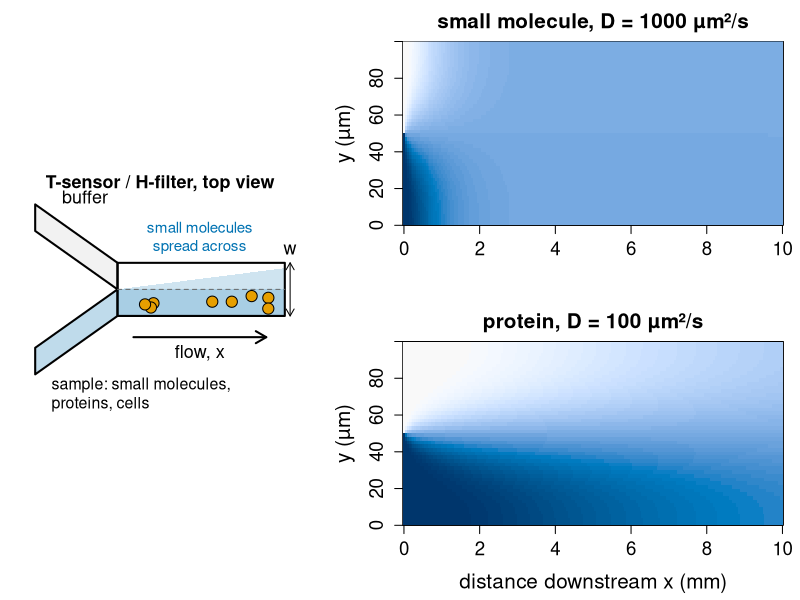
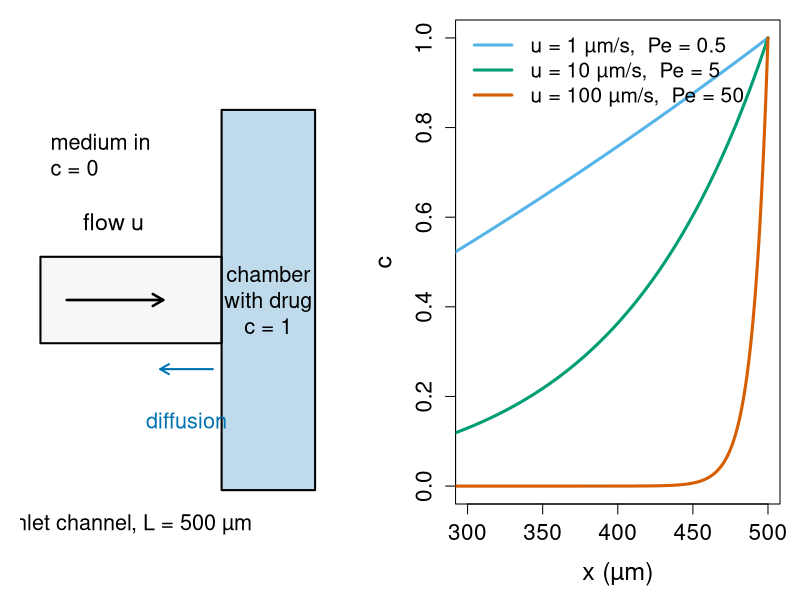
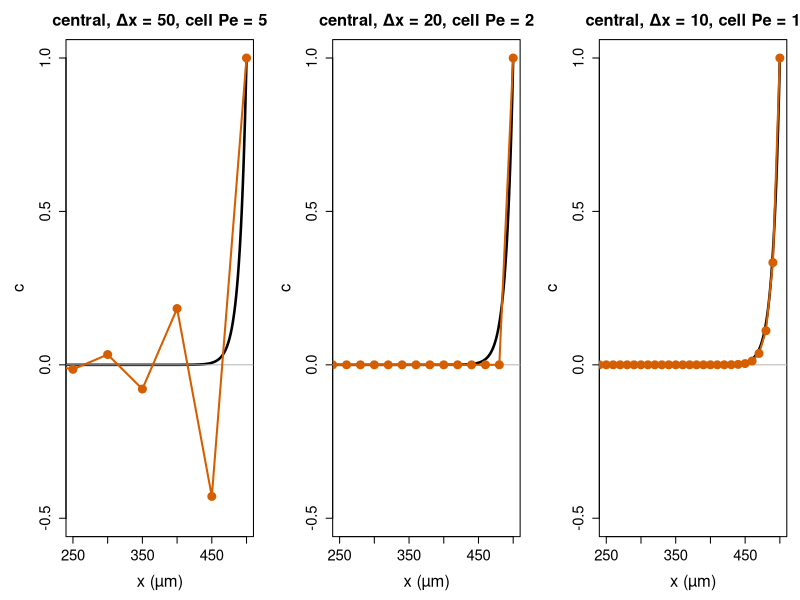
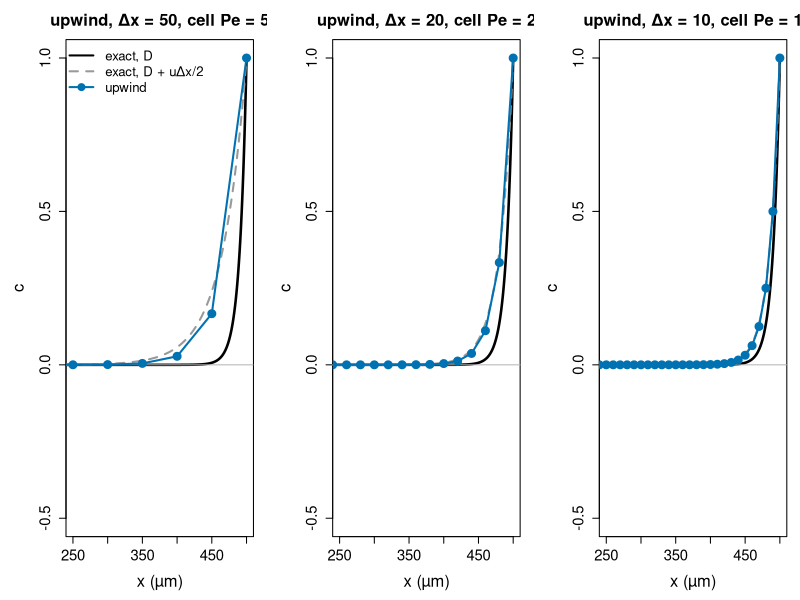
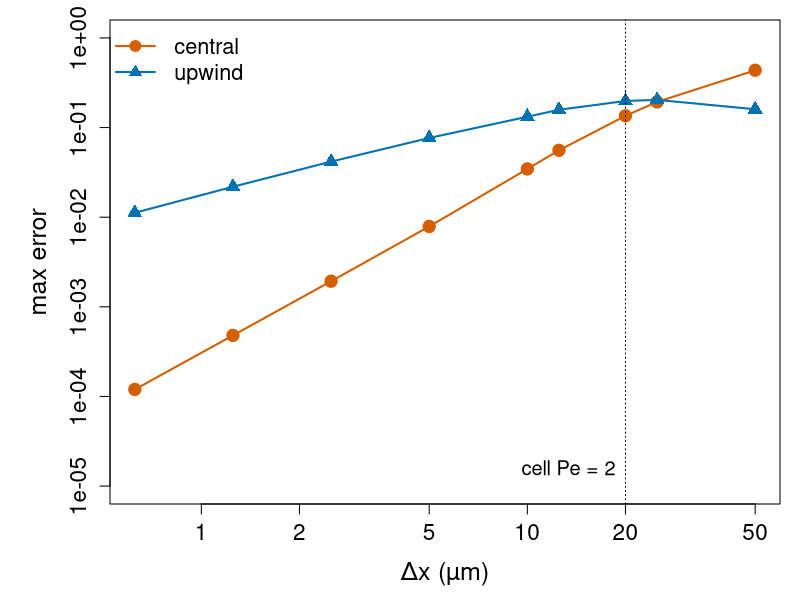
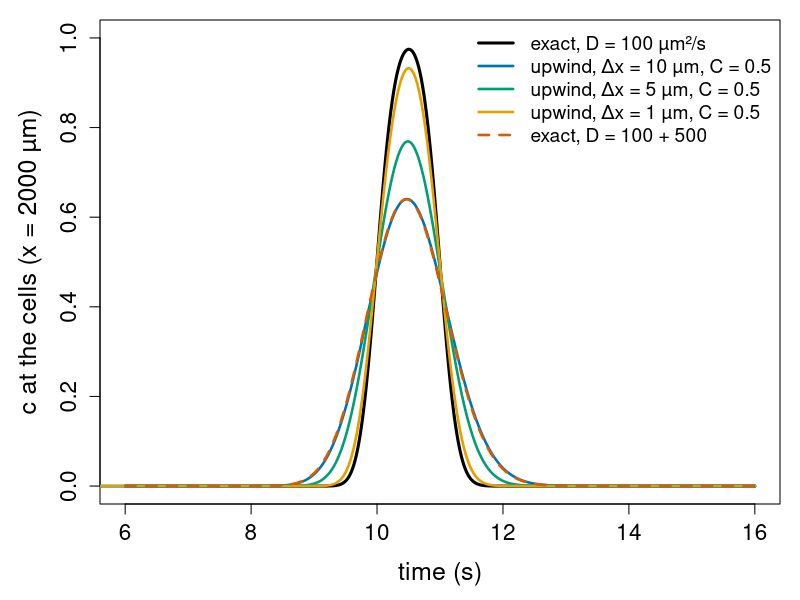
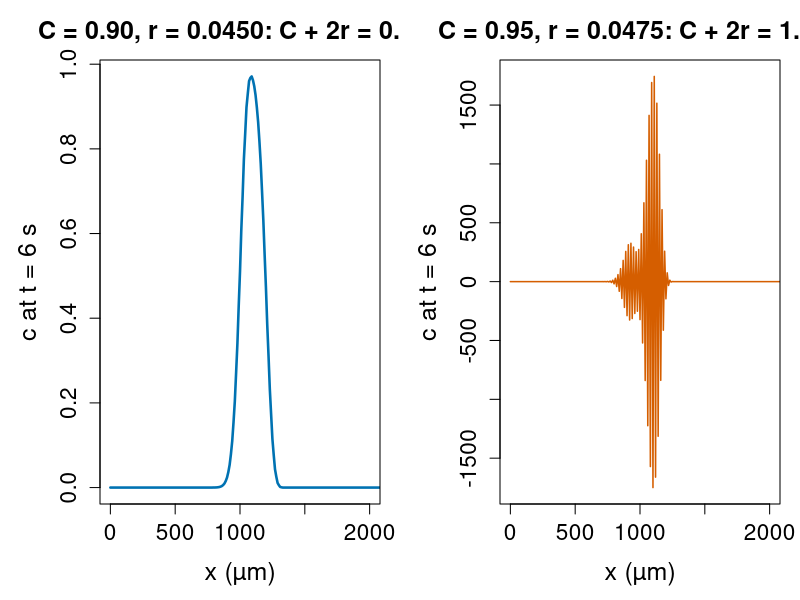
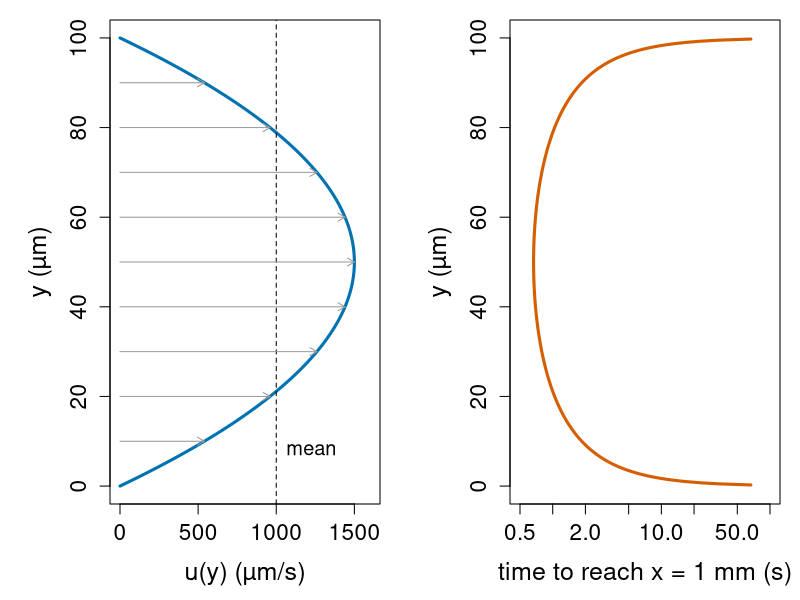

The R source for these figures, in order:
# Figures for the advection-diffusion/ unit ("Flow plus diffusion").
#
# Re-run by hand from this folder (it is NOT run by `quarto render`):
#   cd advection-diffusion && Rscript make-advection-diffusion-figs.R
#
# Base R graphics only (grDevices::svg). Colours are Okabe-Ito (colour-blind
# safe). Takes about half a minute. Units: um and s throughout.
#
# Running examples (all parameters are our own round numbers, typical for
# microfluidics; all "data" are synthetic):
#   * 1D test problem: an inlet channel of length L = 500 um, flow u = 100 um/s
#     towards a culture chamber that holds a drug (c = 1 at x = L), clean medium
#     upstream (c = 0 at x = 0), D = 1000 um^2/s. Pe = 50.
#   * a 1 s pulse of a protein stimulus (D = 100 um^2/s) carried at u = 200 um/s
#     to cells 2 mm downstream.
#   * T-sensor / H-filter: width w = 100 um, mean speed 1000 um/s, Poiseuille
#     profile across the width, two streams side by side.
#   * Christmas-tree gradient generator: 2 (or 3) inlets, n -> n + 1 streams per
#     stage, 8 outlet streams of 50 um in a 400 um channel, D = 100, mean 200 um/s.
# Makes:
#   fig01-tsensor.svg      T-sensor schematic and the computed concentration
#                          fields of a small molecule and a protein
#   fig02-layer.svg        back-diffusion against the flow: exact profiles
#   fig03-wiggles.svg      central differences, cell Peclet 5, 2, 1, vs exact
#   fig04-upwind.svg       upwind differences vs exact, and central with D + u dx/2
#   fig05-order.svg        max error vs dx, central and upwind, log-log
#   fig06-pulse.svg        arrival of the pulse at the cells: numerical diffusion
#   fig07-cfl.svg          explicit upwind with C + 2r = 0.99 vs 1.045
#   fig08-poiseuille.svg   the given flow profile and the "local time" x / u(y)
#   fig09-march.svg        marching check: error vs dx (plug flow), and the
#                          explicit-marching blow-up at the walls
#   fig10-hfilter.svg      fraction crossed vs distance: small molecule, protein, cells
#   fig11-tree.svg         Christmas-tree network (2 inlets) and its outlet steps
#   fig12-outlet.svg       outlet profiles downstream: linear and hump gradients
#   fig13-fit.svg          synthetic T-sensor profile, fitted model and SSE(D)

oi <- c(orange = "#E69F00", sky = "#56B4E9", green = "#009E73",
        yellow = "#F0E442", blue = "#0072B2", red = "#D55E00",
        purple = "#CC79A7", grey = "#999999", black = "#000000")
um <- "µm"
par_big <- function(...) par(cex.lab = 1.5, cex.axis = 1.35, cex.main = 1.5, ...)

## ---- solvers (same code as on the slides) ---------------------------------------

thomas <- function(a, b, c, d) {                 # from "Implicit schemes ..."
  n <- length(d)
  for (i in 2:n) { w <- a[i] / b[i - 1]; b[i] <- b[i] - w * c[i - 1]; d[i] <- d[i] - w * d[i - 1] }
  x <- numeric(n); x[n] <- d[n] / b[n]
  for (i in (n - 1):1) x[i] <- (d[i] - c[i] * x[i + 1]) / b[i]
  x
}

## 1D steady test problem
L <- 500; D <- 1000; u <- 100
exact1 <- function(x, u = 100, D = 1000) expm1(u * x / D) / expm1(u * L / D)
steady <- function(N, scheme, u = 100, D = 1000) {
  dx <- L / N; P <- u * dx / D; m <- N - 1          # P = cell Peclet number
  if (scheme == "central") { lo <- 1 + P / 2; di <- -2;     up <- 1 - P / 2 }
  else                     { lo <- 1 + P;     di <- -2 - P; up <- 1 }
  A <- diag(di, m)
  A[cbind(2:m, 1:(m - 1))] <- lo; A[cbind(1:(m - 1), 2:m)] <- up
  b <- numeric(m); b[m] <- -up                       # c(L) = 1
  c(0, solve(A, b), 1)
}

## pulse: explicit upwind in a long channel
up_pulse <- function(C, tend, D = 100, u = 200, dx = 10, xobs = 2000, Lc = 3000, tp = 1) {
  x <- seq(0, Lc, by = dx); n <- length(x); i <- 2:(n - 1)
  dt <- C * dx / u; r <- D * dt / dx^2
  c <- numeric(n); ns <- round(tend / dt); obs <- numeric(ns); iobs <- which.min(abs(x - xobs))
  snaps <- list()
  for (k in 1:ns) {
    old <- c
    c[i] <- old[i] - C * (old[i] - old[i - 1]) + r * (old[i - 1] - 2 * old[i] + old[i + 1])
    c[n] <- c[n - 1]                                  # outflow
    c[1] <- if (k * dt <= tp) 1 else 0                # inlet: 1 s pulse
    obs[k] <- c[iobs]
  }
  list(t = (1:ns) * dt, obs = obs, x = x, c = c, r = r)
}
erfc <- function(z) 2 * pnorm(-z * sqrt(2))
step_exact <- function(x, t, D, u = 200) {           # semi-infinite channel, step inflow
  if (t <= 0) return(0 * x)
  s <- 2 * sqrt(D * t)
  0.5 * erfc((x - u * t) / s) +
    0.5 * exp(u * x / D + log(2) + pnorm(-(x + u * t) / s * sqrt(2), log.p = TRUE))
}
pulse_exact <- function(x, t, D, tp = 1) step_exact(x, t, D) - step_exact(x, t - tp, D)

## T-sensor: marching in x, backward Euler, cell-centred grid across the width
w <- 100; ubar <- 1000
pois <- function(y, w = 100, ubar = 1000) 6 * ubar * (y / w) * (1 - y / w)
march <- function(c, u, D, dy, dx, nsteps) {
  M <- length(c); a <- D * dx / (u * dy^2)
  di <- 1 + 2 * a; di[c(1, M)] <- 1 + a[c(1, M)]     # no-flux walls
  for (k in seq_len(nsteps)) c <- thomas(-a, di, -a, c)
  c
}
march_explicit <- function(c, u, D, dy, dx, nsteps) {
  M <- length(c); a <- D * dx / (u * dy^2)
  for (k in seq_len(nsteps)) {
    g <- c(c[1], c, c[M])                             # mirror ghost cells
    c <- c + a * (g[1:M] - 2 * c + g[3:(M + 2)])
  }
  c
}
plug_exact <- function(y, x, D, K = 2001) {
  s <- 0.5
  for (n in 1:K) s <- s + 2 / (n * pi) * sin(n * pi / 2) * cos(n * pi * y / w) *
      exp(-(n * pi)^2 * D * x / (ubar * w^2))
  s
}
M <- 50; dy <- w / M; y <- (1:M - 0.5) * dy; uy <- pois(y)
c0 <- ifelse(y < w / 2, 1, 0)

## Christmas tree
tree_stage <- function(c) {                          # n streams -> n + 1 streams
  n <- length(c); k <- 0:n
  (k / n) * c(0, c) + ((n - k) / n) * c(c, 0)
}
tree <- function(inlets, nout) { c <- inlets; while (length(c) < nout) c <- tree_stage(c); c }

## ---- fig01: T-sensor ----------------------------------------------------------------

field <- function(D, xmax, dxs = 50) {
  cols <- matrix(NA, M, xmax / dxs + 1); c <- c0; cols[, 1] <- c
  for (k in 1:(xmax / dxs)) { c <- march(c, uy, D, dy, dxs, 1); cols[, k + 1] <- c }
  cols
}
F1 <- field(1000, 10000); F2 <- field(100, 10000)
xs <- seq(0, 10, by = 0.05)
svg("fig01-tsensor.svg", width = 13, height = 6.2)
layout(matrix(c(1, 1, 2, 3), 2), widths = c(1, 1.5))
par_big(mar = c(1, 1, 1, 1))
plot(NA, xlim = c(0, 10), ylim = c(0, 10), axes = FALSE, xlab = "", ylab = "", asp = 1)
polygon(c(0.3, 3.4, 3.4, 0.3), c(8.6, 6.4, 5.4, 7.6), col = "grey95", border = "black", lwd = 2)
polygon(c(0.3, 3.4, 3.4, 0.3), c(2.2, 4.4, 5.4, 3.2), col = "#0072B240", border = "black", lwd = 2)
polygon(c(3.4, 9.7, 9.7, 3.4), c(4.4, 4.4, 6.2, 5.4), col = "#0072B230", border = NA)
rect(3.4, 4.4, 9.7, 5.4, col = "#0072B230", border = NA)
rect(3.4, 4.4, 9.7, 6.4, col = NA, lwd = 2)
segments(3.4, 5.4, 9.7, 5.4, lty = 2, col = "grey40")
text(1.0, 8.8, "buffer", cex = 1.3, pos = 4)
text(0.6, 1.3, "sample: small molecules,\nproteins, cells", cex = 1.15, pos = 4)
arrows(4, 3.6, 9, 3.6, length = 0.12, lwd = 2); text(6.5, 3.0, "flow, x", cex = 1.3)
arrows(9.9, 4.4, 9.9, 6.4, code = 3, length = 0.08); text(9.9, 6.9, "w", cex = 1.3)
set.seed(2); points(runif(8, 3.7, 9.4), runif(8, 4.55, 5.25), pch = 21, bg = oi["orange"], cex = 1.8)
text(6.5, 7.4, "small molecules\nspread across", cex = 1.1, col = oi["blue"])
text(5, 9.4, "T-sensor / H-filter, top view", cex = 1.3, font = 2)
pal <- hcl.colors(60, "Blues 3", rev = TRUE)
par(mar = c(4.5, 5, 2.5, 1))
image(xs, y, t(F1), col = pal, zlim = c(0, 1), useRaster = TRUE, xlab = "", ylab = paste0("y (", um, ")"),
      main = paste0("small molecule, D = 1000 ", um, "²/s"))
image(xs, y, t(F2), col = pal, zlim = c(0, 1), useRaster = TRUE, xlab = "distance downstream x (mm)",
      ylab = paste0("y (", um, ")"), main = paste0("protein, D = 100 ", um, "²/s"))
dev.off()

## ---- fig02: back-diffusion boundary layer -----------------------------------------

svg("fig02-layer.svg", width = 12, height = 4.8)
layout(matrix(1:2, 1), widths = c(1, 1.25))
par_big(mar = c(1, 1, 1, 1))
plot(NA, xlim = c(0, 10), ylim = c(0, 6), axes = FALSE, xlab = "", ylab = "")
rect(0.3, 2.5, 6.5, 3.5, lwd = 2, col = "grey97")
rect(6.5, 0.8, 9.7, 5.2, lwd = 2, col = "#0072B240")
arrows(1.2, 3, 4.5, 3, lwd = 2.5, length = 0.12); text(2.8, 3.9, "flow u", cex = 1.4)
arrows(6.2, 2.2, 4.4, 2.2, lwd = 2, col = oi["blue"], length = 0.1)
text(5.3, 1.6, "diffusion", col = oi["blue"], cex = 1.3)
text(8.1, 3, "chamber\nwith drug\nc = 1", cex = 1.3)
text(0.3, 4.6, "medium in\nc = 0", cex = 1.3, pos = 4)
text(3.4, 0.4, paste0("inlet channel, L = 500 ", um), cex = 1.3)
par(mar = c(4.8, 5, 1, 1))
xx <- seq(0, L, length.out = 1000)
plot(NA, xlim = c(300, 500), ylim = c(0, 1), xlab = paste0("x (", um, ")"), ylab = "c")
us <- c(1, 10, 100); cl <- c(oi["sky"], oi["green"], oi["red"])
for (j in 1:3) lines(xx, exact1(xx, u = us[j]), lwd = 3, col = cl[j])
legend("topleft", paste0("u = ", us, " ", um, "/s,  Pe = ", us * L / D), col = cl, lwd = 3,
       bty = "n", cex = 1.25)
dev.off()

## ---- fig03: wiggles --------------------------------------------------------------

svg("fig03-wiggles.svg", width = 13, height = 4.6)
par_big(mfrow = c(1, 3), mar = c(4.8, 5, 3, 1))
for (N in c(10, 25, 50)) {
  xg <- seq(0, L, length.out = N + 1); cc <- steady(N, "central")
  plot(xx, exact1(xx), type = "l", lwd = 2.5, xlim = c(250, 500), ylim = c(-0.5, 1),
       xlab = paste0("x (", um, ")"), ylab = "c",
       main = sprintf("central, Δx = %g, cell Pe = %g", L / N, u * (L / N) / D))
  abline(h = 0, col = "grey70")
  lines(xg, cc, type = "o", pch = 19, col = oi["red"], lwd = 2, cex = 1.4)
}
dev.off()

## ---- fig04: upwind -----------------------------------------------------------------

svg("fig04-upwind.svg", width = 13, height = 4.6)
par_big(mfrow = c(1, 3), mar = c(4.8, 5, 3, 1))
for (N in c(10, 25, 50)) {
  xg <- seq(0, L, length.out = N + 1); cu <- steady(N, "upwind")
  plot(xx, exact1(xx), type = "l", lwd = 2.5, xlim = c(250, 500), ylim = c(-0.5, 1),
       xlab = paste0("x (", um, ")"), ylab = "c",
       main = sprintf("upwind, Δx = %g, cell Pe = %g", L / N, u * (L / N) / D))
  abline(h = 0, col = "grey70")
  lines(xx, exact1(xx, D = D + u * (L / N) / 2), lty = 2, lwd = 2, col = oi["grey"])
  lines(xg, cu, type = "o", pch = 19, col = oi["blue"], lwd = 2, cex = 1.4)
  if (N == 10) legend("topleft", c("exact, D", "exact, D + uΔx/2", "upwind"),
                      col = c("black", oi["grey"], oi["blue"]), lty = c(1, 2, 1),
                      lwd = 2, pch = c(NA, NA, 19), bty = "n", cex = 1.2)
}
dev.off()

## ---- fig05: order -------------------------------------------------------------------

Ns <- c(10, 20, 25, 40, 50, 100, 200, 400, 800)
ec <- sapply(Ns, function(N) max(abs(steady(N, "central") - exact1(seq(0, L, length.out = N + 1)))))
eu <- sapply(Ns, function(N) max(abs(steady(N, "upwind") - exact1(seq(0, L, length.out = N + 1)))))
cat("fig05 errors\n"); print(signif(cbind(dx = L / Ns, Pe_cell = u * L / Ns / D, central = ec, upwind = eu), 3))
svg("fig05-order.svg", width = 8.5, height = 5.4)
par_big(mar = c(4.8, 5.5, 1, 1))
plot(L / Ns, ec, log = "xy", type = "o", pch = 19, cex = 1.5, lwd = 2, col = oi["red"],
     xlab = paste0("Δx (", um, ")"), ylab = "max error", ylim = c(1e-5, 1))
lines(L / Ns, eu, type = "o", pch = 17, cex = 1.5, lwd = 2, col = oi["blue"])
abline(v = 2 * D / u, lty = 3); text(2 * D / u, 1.5e-5, "cell Pe = 2", pos = 2, cex = 1.2)
legend("topleft", c("central", "upwind"), col = c(oi["red"], oi["blue"]), pch = c(19, 17),
       lwd = 2, bty = "n", cex = 1.3)
dev.off()

## ---- fig06: pulse --------------------------------------------------------------------

tt <- seq(6, 16, by = 0.01)
svg("fig06-pulse.svg", width = 10, height = 5.4)
par_big(mar = c(4.8, 5, 1, 1))
plot(tt, sapply(tt, function(t) pulse_exact(2000, t, 100)), type = "l", lwd = 3,
     xlab = "time (s)", ylab = paste0("c at the cells (x = 2000 ", um, ")"), ylim = c(0, 1))
cl <- c(oi["blue"], oi["green"], oi["orange"])
for (j in 1:3) {
  dxj <- c(10, 5, 1)[j]; p <- up_pulse(0.5, 16, dx = dxj)
  lines(p$t, p$obs, lwd = 2.5, col = cl[j])
  cat("fig06 dx", dxj, "peak", max(p$obs), "\n")
}
lines(tt, sapply(tt, function(t) pulse_exact(2000, t, 600)), lty = 2, lwd = 2.5, col = oi["red"])
legend("topright", c(paste0("exact, D = 100 ", um, "²/s"),
                     paste0("upwind, Δx = ", c(10, 5, 1), " ", um, ", C = 0.5"),
                     "exact, D = 100 + 500"),
       col = c("black", cl, oi["red"]), lwd = c(3, 2.5, 2.5, 2.5, 2.5), lty = c(1, 1, 1, 1, 2),
       bty = "n", cex = 1.15)
dev.off()

## ---- fig07: CFL -------------------------------------------------------------------------

svg("fig07-cfl.svg", width = 13, height = 4.8)
par_big(mfrow = c(1, 2), mar = c(4.8, 5, 3, 1))
p1 <- up_pulse(0.9, 6); p2 <- up_pulse(0.95, 6)
cat("fig07 C+2r", 0.9 + 2 * p1$r, 0.95 + 2 * p2$r, "max", max(abs(p1$c)), max(abs(p2$c)), "\n")
plot(p1$x, p1$c, type = "l", lwd = 2.5, col = oi["blue"], xlim = c(0, 2000),
     xlab = paste0("x (", um, ")"), ylab = "c at t = 6 s",
     main = sprintf("C = 0.90, r = %.4f: C + 2r = %.3f", p1$r, 0.9 + 2 * p1$r))
plot(p2$x, p2$c, type = "l", lwd = 1.5, col = oi["red"], xlim = c(0, 2000),
     xlab = paste0("x (", um, ")"), ylab = "c at t = 6 s",
     main = sprintf("C = 0.95, r = %.4f: C + 2r = %.3f", p2$r, 0.95 + 2 * p2$r))
dev.off()

## ---- fig08: Poiseuille --------------------------------------------------------------------

svg("fig08-poiseuille.svg", width = 12, height = 4.8)
par_big(mfrow = c(1, 2), mar = c(4.8, 5.5, 1, 1))
yy <- seq(0, w, length.out = 400)
plot(pois(yy), yy, type = "l", lwd = 3, col = oi["blue"], xlab = paste0("u(y) (", um, "/s)"),
     ylab = paste0("y (", um, ")"), xlim = c(0, 1600))
abline(v = ubar, lty = 2); text(ubar, 8, "mean", pos = 4, cex = 1.2)
arrows(0, seq(10, 90, 10), pois(seq(10, 90, 10)), seq(10, 90, 10), length = 0.08, col = oi["grey"])
plot(1000 / pois(yy), yy, type = "l", lwd = 3, col = oi["red"], log = "x",
     xlab = paste0("time to reach x = 1 mm (s)"), ylab = paste0("y (", um, ")"), xlim = c(0.5, 100))
dev.off()

## ---- fig09: marching check + explicit failure -----------------------------------------

dxs <- c(200, 100, 50, 25, 12.5, 6.25)
em <- sapply(dxs, function(h) {
  Mm <- 200; dym <- w / Mm; ym <- (1:Mm - 0.5) * dym
  cm <- march(ifelse(ym < w / 2, 1, 0), rep(ubar, Mm), 1000, dym, h, 2000 / h)
  max(abs(cm - plug_exact(ym, 2000, 1000)))
})
cat("fig09 errors\n"); print(signif(cbind(dxs, em), 3))
growth <- function(dxm, xmax = 100) {               # max |c| along x, explicit marching
  c <- c0; out <- numeric(round(xmax / dxm))
  for (k in seq_along(out)) { c <- march_explicit(c, uy, 1000, dy, dxm, 1); out[k] <- max(abs(c)) }
  out
}
g1 <- growth(1); g01 <- growth(0.1)
cat("fig09 explicit limit near wall", min(uy) * dy^2 / (2 * 1000), "centre", max(uy) * dy^2 / (2 * 1000),
    " max|c| at x = 100: dx = 1:", g1[100], " dx = 0.1:", g01[1000], "\n")
svg("fig09-march.svg", width = 13, height = 4.8)
par_big(mfrow = c(1, 2), mar = c(4.8, 5.5, 3, 1))
plot(dxs, em, log = "xy", type = "o", pch = 19, cex = 1.5, lwd = 2, col = oi["blue"],
     xlab = paste0("\u0394x (", um, ")"), ylab = "max error at x = 2 mm",
     main = "implicit marching, plug flow")
lines(dxs, em[1] * dxs / dxs[1], lty = 2); text(30, em[1] * 30 / 200 * 0.6, "slope 1", pos = 1, cex = 1.3)
plot((1:100) * 1, g1, log = "y", type = "l", lwd = 3, col = oi["red"], ylim = c(0.5, 1e40),
     xlab = paste0("x (", um, ")"), ylab = "max |c| across the channel",
     main = "explicit marching, Poiseuille flow")
lines((1:1000) * 0.1, g01, lwd = 3, col = oi["blue"])
legend("topleft", paste0("\u0394x = ", c(1, 0.1), " ", um), col = c(oi["red"], oi["blue"]), lwd = 3,
       bty = "n", cex = 1.25)
dev.off()

## ---- fig10: H-filter -------------------------------------------------------------------------

right <- y > w / 2
xsteps <- seq(0, 20000, by = 100)
frac <- sapply(c(1000, 100, 0.05), function(Dm) {
  c <- c0; out <- 0
  for (k in 2:length(xsteps)) { c <- march(c, uy, Dm, dy, 100, 1); out <- c(out, sum(uy[right] * c[right]) / sum(uy * c0)) }
  out
})
cat("fig10 fraction crossed at 1, 2, 5, 10, 20 mm\n"); print(round(frac[xsteps %in% (c(1, 2, 5, 10, 20) * 1000), ], 4))
svg("fig10-hfilter.svg", width = 9, height = 5.4)
par_big(mar = c(4.8, 5.5, 1, 1))
plot(NA, xlim = c(0, 20), ylim = c(0, 0.52), xlab = "distance downstream (mm)",
     ylab = "fraction in the buffer half")
cl <- c(oi["blue"], oi["orange"], oi["red"])
for (j in 1:3) lines(xsteps / 1000, frac[, j], lwd = 3, col = cl[j])
abline(h = 0.5, lty = 2)
legend("right", c(paste0("small molecule, D = 1000 ", um, "²/s"),
                  paste0("protein, D = 100 ", um, "²/s"), paste0("cell, D ≈ 0.05 ", um, "²/s")),
       col = cl, lwd = 3, bty = "n", cex = 1.2)
dev.off()

## ---- fig11: Christmas tree --------------------------------------------------------------------

svg("fig11-tree.svg", width = 13, height = 5.6)
layout(matrix(1:2, 1), widths = c(1.35, 1))
par_big(mar = c(1, 1, 2.5, 1))
plot(NA, xlim = c(-0.5, 7.5), ylim = c(-0.8, 7.6), axes = FALSE, xlab = "", ylab = "",
     main = "2 inlets, 6 mixing stages, 8 outlets")
levels <- list(c(0, 1)); for (s in 1:6) levels[[s + 1]] <- tree_stage(levels[[s]])
pos <- function(n) (0:(n - 1)) - (n - 1) / 2 + 3.5
for (s in seq_along(levels)) {
  cs <- levels[[s]]; n <- length(cs); yl <- 7 - (s - 1) * 1.15
  if (s > 1) {
    pp <- pos(n - 1)
    for (k in 1:n) {
      if (k > 1) segments(pp[k - 1], yl + 1.15, pos(n)[k], yl, col = "grey60", lwd = 1.5)
      if (k < n) segments(pp[k], yl + 1.15, pos(n)[k], yl, col = "grey60", lwd = 1.5)
    }
  }
  points(pos(n), rep(yl, n), pch = 22, cex = 3.6, bg = gray(1 - 0.8 * cs))
  if (s == 7) text(pos(n), yl - 0.75, sprintf("%.2f", cs), cex = 1.05)
}
par(mar = c(4.8, 5, 2.5, 1))
yo <- seq(0, 400, length.out = 801)
step_prof <- function(cs, yv) cs[pmin(length(cs), floor(yv / (400 / length(cs))) + 1)]
plot(yo, step_prof(levels[[7]], yo), type = "s", lwd = 3, col = oi["blue"], ylim = c(0, 1),
     xlab = paste0("position across outlet channel (", um, ")"), ylab = "c", main = "outlet, x = 0")
lines(yo, step_prof(tree(c(0, 1, 0), 8), yo), type = "s", lwd = 3, col = oi["orange"])
legend("topleft", c("inlets (0, 1)", "inlets (0, 1, 0)"), col = c(oi["blue"], oi["orange"]),
       lwd = 3, bty = "n", cex = 1.2)
dev.off()
cat("fig11 outlet (0,1):", round(levels[[7]], 4), "\n")
cat("fig11 outlet (0,1,0):", round(tree(c(0, 1, 0), 8), 4), "\n")

## ---- fig12: outlet downstream --------------------------------------------------------------

Wo <- 400; Mo <- 160; dyo <- Wo / Mo; yo2 <- (1:Mo - 0.5) * dyo
uo <- pois(yo2, w = Wo, ubar = 200)
svg("fig12-outlet.svg", width = 13, height = 4.8)
par_big(mfrow = c(1, 2), mar = c(4.8, 5, 3, 1))
for (inl in list(c(0, 1), c(0, 1, 0))) {
  cs <- tree(inl, 8); co <- cs[ceiling(yo2 / 50)]
  plot(NA, xlim = c(0, Wo), ylim = c(0, 1), xlab = paste0("y (", um, ")"), ylab = "c",
       main = paste0("inlets (", paste(inl, collapse = ", "), ")"))
  xm <- c(0, 1000, 5000, 20000); cl <- c(oi["grey"], oi["sky"], oi["blue"], oi["red"])
  cc <- co; prev <- 0
  for (j in seq_along(xm)) {
    cc <- march(cc, uo, 100, dyo, 50, (xm[j] - prev) / 50); prev <- xm[j]
    lines(yo2, cc, lwd = 3, col = cl[j], type = if (j == 1) "s" else "l")
  }
  if (length(inl) == 2) legend("topleft", paste0("x = ", xm / 1000, " mm"), col = cl, lwd = 3, bty = "n", cex = 1.2)
}
dev.off()

## ---- fig13: fit D ---------------------------------------------------------------------------

profile <- function(D, M = 50, dx = 25, xobs = 1000, nbin = 25) {
  dy <- w / M; y <- (1:M - 0.5) * dy
  c <- march(ifelse(y < w / 2, 1, 0), pois(y), D, dy, dx, round(xobs / dx))
  colMeans(matrix(c, M / nbin))                     # average over 4 um pixels
}
cobs <- c(0.881, 0.906, 0.864, 0.859, 0.852, 0.828, 0.824, 0.758, 0.753, 0.681, 0.617,
          0.578, 0.496, 0.457, 0.383, 0.346, 0.269, 0.216, 0.153, 0.157, 0.112, 0.180,
          0.100, 0.089, 0.125)
yb <- (1:25 - 0.5) * 4
sse <- function(D) sum((cobs - profile(D))^2)
fit <- optimize(sse, c(10, 3000), tol = 1e-6)
cat("fig13 fit", fit$minimum, fit$objective, "\n")
Dg <- seq(100, 1200, by = 10); Sg <- sapply(Dg, sse)
svg("fig13-fit.svg", width = 13, height = 4.8)
par_big(mfrow = c(1, 2), mar = c(4.8, 5.5, 3, 1))
plot(yb, cobs, pch = 19, cex = 1.4, xlab = paste0("y (", um, ")"), ylab = "c (fluorescence, scaled)",
     main = "synthetic profile at x = 1 mm", ylim = c(0, 1))
lines(yb, profile(fit$minimum), lwd = 3, col = oi["blue"])
lines(yb, profile(150), lwd = 2, lty = 2, col = oi["orange"])
lines(yb, profile(1000), lwd = 2, lty = 3, col = oi["red"])
legend("topright", c(sprintf("fit, D = %.0f", fit$minimum), "D = 150", "D = 1000"),
       col = c(oi["blue"], oi["orange"], oi["red"]), lty = 1:3, lwd = c(3, 2, 2), bty = "n", cex = 1.2)
plot(Dg, Sg, type = "l", lwd = 3, log = "y", xlab = paste0("D (", um, "²/s)"), ylab = "SSE(D)",
     main = "one parameter: Brent's method")
abline(v = fit$minimum, lty = 2, col = oi["blue"])
dev.off()
